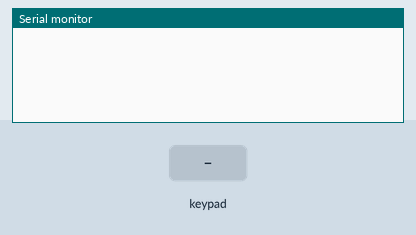
This sketch was run on a simulated Arduino Uno, built with avr-gcc and run on an emulated ATmega328P. Parts: the last lines printed to the serial monitor. Wiring (inferred from the names in the program): 3×3 keypad with keys 1 2 3 4 5 6 7 8 9 (labels assumed): rows pin 5, pin 6, pin 7; columns pin 2, pin 3, pin 4. Inputs (shaded band) come from the test bench.

Above: at 1.2 s.
1.3 s: key '1' pressed
At 2.5 s:
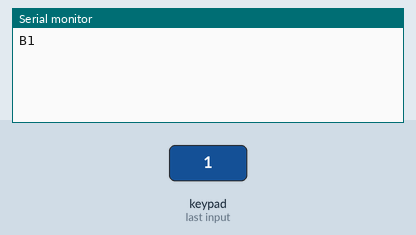
2.8 s: keypad keys 1 2 pressed 0.4 s apart
At 3.6 s:
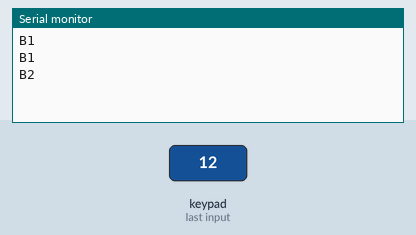
5.1 s: key '3' pressed
At 6.2 s:
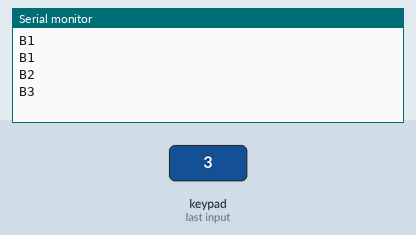
6.6 s: keypad keys 2 5 pressed 0.4 s apart
At 8.4 s:
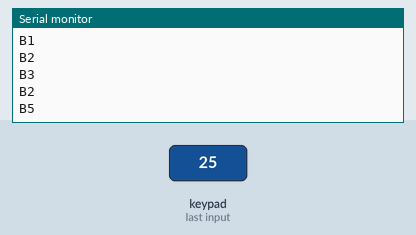
Timing chart, 0 to 9.9 s (numbered marks = the images above; inputs shaded):
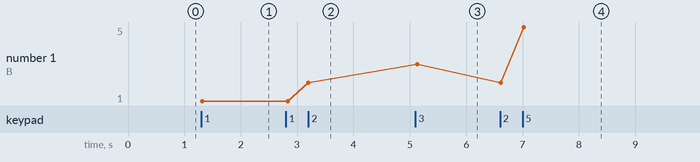

The sketch:

buttons_keymap.ino
```cpp
unsigned const int SizeColumns = 3;
unsigned const int SizeRows = 3;


const char * noKey {"no"};
byte columns[SizeColumns] = { 2, 3, 4 }; //fix name of the pins
byte rows[SizeRows] = { 5, 6, 7 };//fix name of the pins

//  Antibounce system variables
unsigned int lastReadTime;
unsigned int bounceTime = 40;//ms

const unsigned short int delay_key_press = 50;

//-------------------------------------------------------------------

//  Messages to send
char keymap[][SizeRows][SizeColumns] = {
  { "B1", "B2", "B3" },
  { "B4", "B5", "B6" },
  { "B7", "B8", "B9" }
};

//  Current button states
boolean current_state[SizeRows][SizeColumns] = {
  { LOW, LOW, LOW },
  { LOW, LOW, LOW },
  { LOW, LOW, LOW }
};

//  Last button states
boolean last_state[SizeRows][SizeColumns] = {
  { LOW, LOW, LOW },
  { LOW, LOW, LOW },
  { LOW, LOW, LOW }
};


//-------------------------------------------------------------------


void setup(){

  Serial.begin(9600);

  lastReadTime = millis();

  for(int j = 0; j < SizeColumns; j++){
    pinMode(columns[j],OUTPUT); // Setting pins for input
    //digitalWrite(columns[j], LOW);
  }

  for (int i = 0; i < SizeRows; i++){
    pinMode(rows[i], INPUT); // Setting pins for input
    digitalWrite(rows[i], HIGH);
  }
}


void loop() {
  if ( (millis() - lastReadTime) > bounceTime ) {

    //Если время с начала работы программы минус
    //последнее считаннове время больше 30мс(bounceTime)

    for(int c = 0; c < SizeColumns; c++)
    {
      //pinMode(columns[c], OUTPUT);
      digitalWrite(columns[c], LOW);
      //опрашиваем горизонтальные дорожки
      for(int r = 0; r < SizeRows; r++)
      {
        if(digitalRead(rows[r]) == LOW)
        {
          if (current_state[r][c] == LOW) {
            Serial.println(keymap[r][c]);
          }
          current_state[r][c] = HIGH;

          //если у нас на горизонтальной дорожке
          //будет значение 1 то запоминаем позиию
          //foundKey = keymap[r][c];
          //strcpy(foundKey, keymap[r][c]);
          // И отправляем её в Serial
          //Serial.println(foundKey);
        }  else {
          current_state[r][c] = LOW;
        }
      }

      digitalWrite(columns[c], HIGH);
      //pinMode(columns[c], INPUT);

    }
    lastReadTime = millis();
  }


}
```

Measured:
- after the input at 1.3 s, the serial monitor: prints a new line at once (image 1)
- after the input at 2.8 s, the serial monitor: prints a new line after 0.40 s (image 2)
- after the input at 5.1 s, the serial monitor: prints a new line at once (image 3)
- after the input at 6.6 s, the serial monitor: prints a new line at once (image 4)
- plotted number 1: 1 → 2 after the input at 2.8 s, 2 → 3 after the input at 5.1 s, 3 → 5 after the input at 6.6 s
